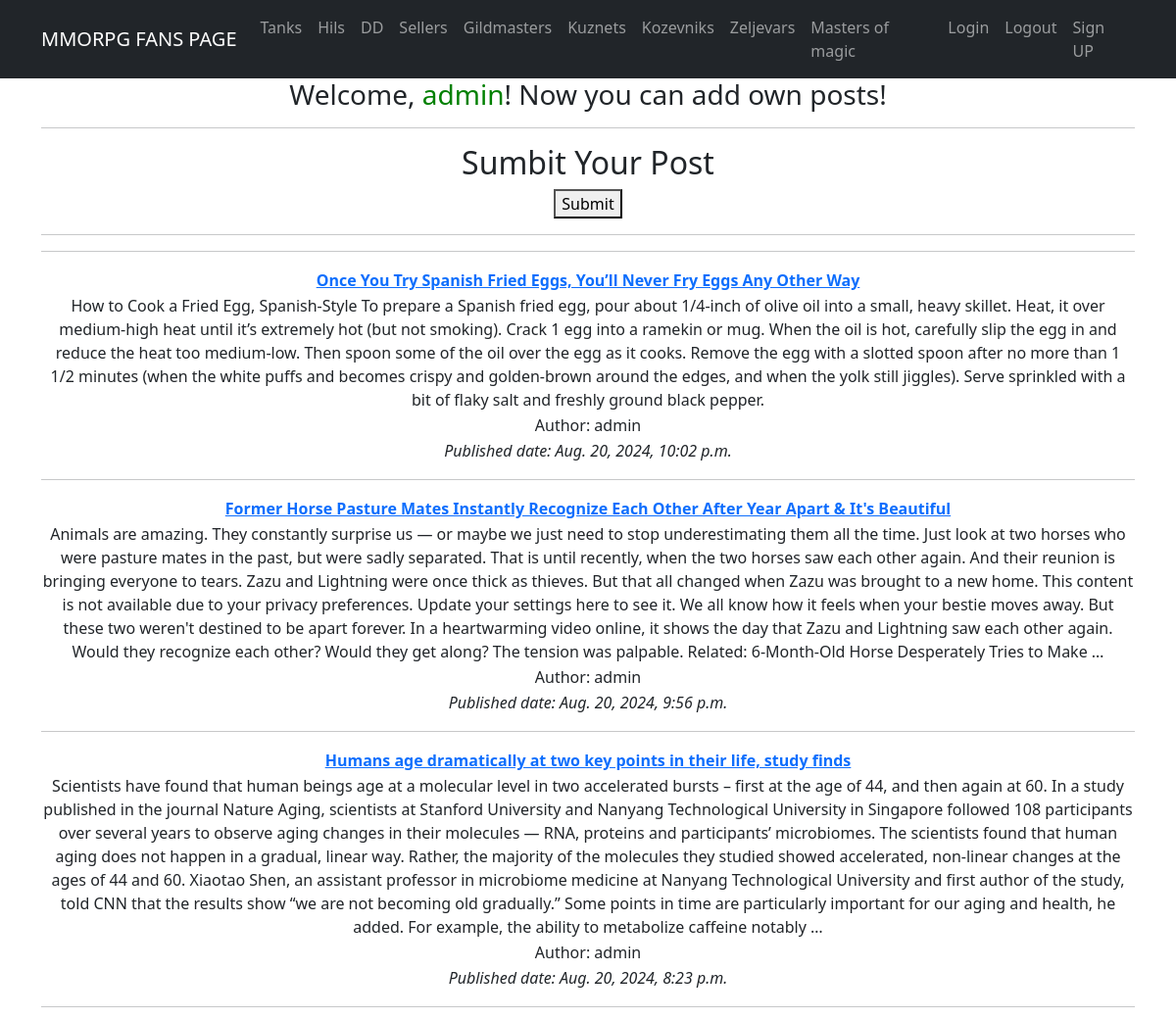
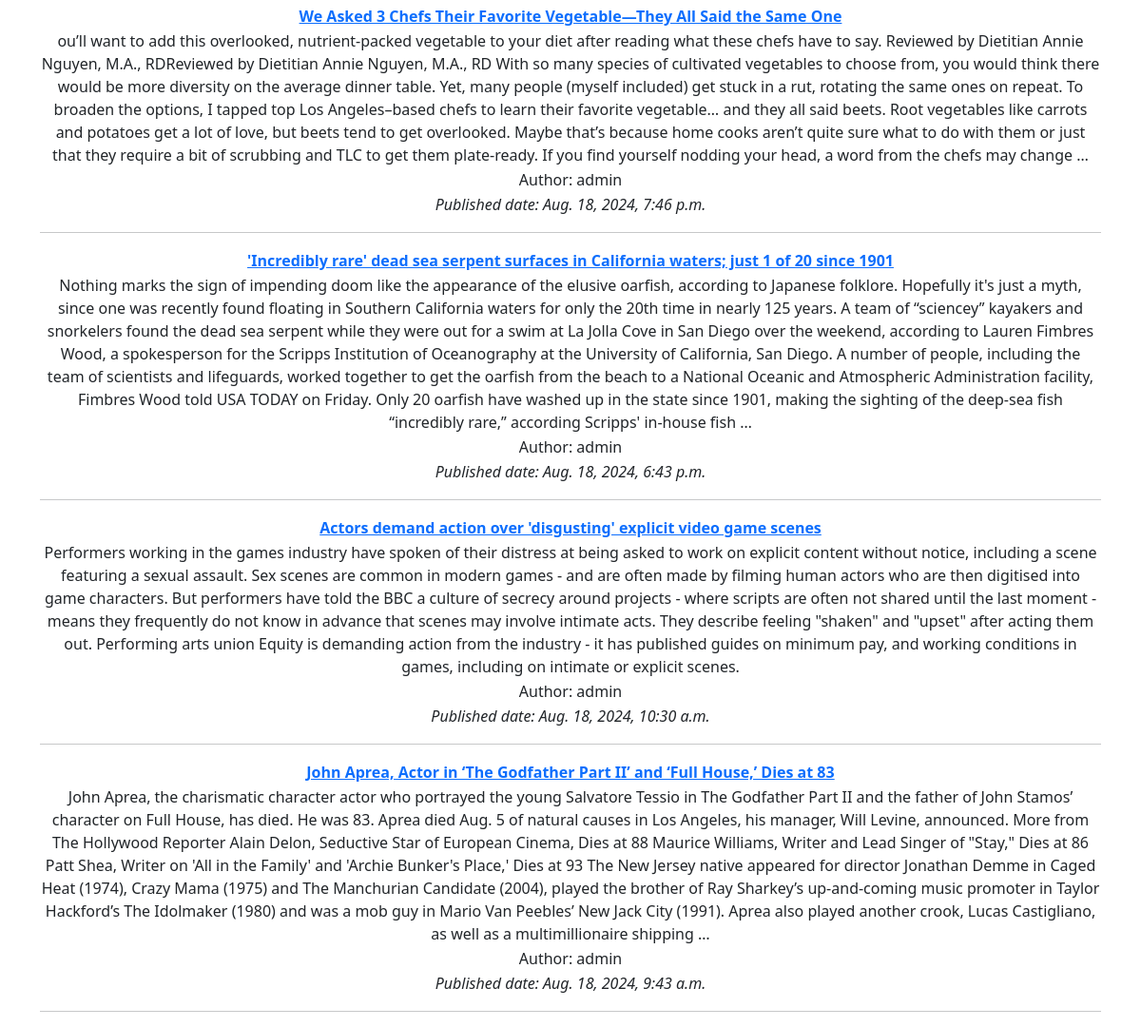
The app's page / (signed in) with its own data (2 pictures, top to bottom).
### app/models.py (models this page shows, shortened)
class Post(models.Model):
    name = models.CharField(max_length=150, unique=True)
    description = models.TextField()
    published_date = models.DateTimeField(default=timezone.now)
    author = models.ForeignKey(User, on_delete=models.CASCADE, related_name='posts')
    categories = models.ManyToManyField(Category, related_name='posts')

### app/views.py (the view)
# urls.py: path('', PostsList.as_view(), name='post_list'),    # post_list in this case is the name of the url pattern
class PostsList(ListView):
    model = Post
    ordering = '-published_date'
    template_name = 'post_list.html'
    context_object_name = 'posts'

### templates/post_list.html (shortened to what this page needs)
{% extends 'flatpages/default.html' %}
{% block content %}
<h2>Sumbit Your Post</h2>
<a href="{% url 'post_create' %}"><button type="button">Submit</button>
</a>
<hr>
{% for post in posts %}
<table>
    <tr>
        <td><strong><a href="{% url 'post_detail' post.id %}">{{ post.name }}</a></strong></td>
    </tr>
    <tr>
        <td>{{ post.description | truncatewords:150 }}</td>
    </tr>
    <tr>
        <td>Author: {{ post.author }}</td>
    </tr>
    <tr>
        <td><i>Published date: {{ post.published_date }}</i></td>
    </tr>
    <hr>
</table>
{% endfor %}
<hr>
{% endblock content %}

### templates/flatpages/default.html (shortened to what this page needs)
<!DOCTYPE html>
<html lang="en">
    <head>
        {% load static %}
        <link href="{% static 'css/styles.css' %}" rel="stylesheet" />
    </head>
    <body>
        <nav class="navbar navbar-expand-lg navbar-dark bg-dark static-top">
            <div class="container">
                <a class="navbar-brand" href="{% url 'post_list' %}">MMORPG FANS PAGE</a>
                <div class="collapse navbar-collapse" id="navbarResponsive">
                    <ul class="navbar-nav ml-auto">
                        <li class="nav-item"><a class="nav-link" href="{% url 'posts_by_category' category_name='Tanks' %}">Tanks</a></li>
                        <li class="nav-item"><a class="nav-link" href="{% url 'posts_by_category' category_name='Hils' %}">Hils</a></li>
                        <li class="nav-item"><a class="nav-link" href="{% url 'posts_by_category' category_name='DD' %}">DD</a></li>
                        <li class="nav-item"><a class="nav-link" href="{% url 'posts_by_category' category_name='Sellers' %}"#>Sellers</a></li>
                        <li class="nav-item"><a class="nav-link" href="{% url 'posts_by_category' category_name='Gildmasters' %}">Gildmasters</a></li>
                        <li class="nav-item"><a class="nav-link" href="{% url 'posts_by_category' category_name='Kuznets' %}">Kuznets</a></li>
                        <li class="nav-item"><a class="nav-link" href="{% url 'posts_by_category' category_name='Kozevniks' %}">Kozevniks</a></li>
                        <li class="nav-item"><a class="nav-link" href="{% url 'posts_by_category' category_name='Zeljevars' %}">Zeljevars</a></li>
                        <li class="nav-item"><a class="nav-link" href="{% url 'posts_by_category' category_name='Masters of magic' %}">Masters of magic</a></li>
                        <li class="nav-item"><a class="nav-link" href="{% url 'account_login' %}">Login</a></li>
                        <li class="nav-item"><a class="nav-link" href="{% url 'account_logout' %}">Logout</a></li>
                        <li class="nav-item"><a class="nav-link" href="{% url 'account_signup' %}">Sign UP</a></li>
                    </ul>
                </div>
            </div>
        </nav>
        <div class="container">
            <div class="row">
                <div class="col-lg-12 text-center">
                    <h3>Welcome, {% if user.is_authenticated %}<span style="color: green;">{{ user.username }}</span>! Now you can add own posts!
                        {% else %}
                            <span style="color: red;">Guest!</span><a class="nav-link" href="{% url 'account_login' %}">Login</a> or <a class="nav-link" href="{% url 'account_signup' %}">Sign UP</a> to edit news!
                        {% endif %}
                    </h3>
                    <hr>
                   {% block content %}{% endblock content %}
                </div>
            </div>
        </div>
    </body>
</html>

### records on screen
Post: name "Once You Try Spanish Fried Eggs, You’ll Never Fry Eggs Any Other Way", description "How to Cook a Fried Egg, Spanish-Style To prepare a Spanish fried egg, pour about 1/4-inch of olive oil into a small, heavy skillet. Heat, it over medium-high heat until it’s extremely hot (but not smoking). Crack 1 egg into a ramekin or mug. When the oil is hot, carefully slip the egg in and reduce the heat too medium-low. Then spoon some of the oil over the egg as it cooks. Remove the egg with a slotted spoon after no more than 1 1/2 minutes (when the white puffs and becomes crispy and golden-brown around the edges, and when the yolk still jiggles). Serve sprinkled with a bit of flaky salt and freshly ground black pepper.", author "admin", published_date "Aug. 20, 2024, 10:02 p.m."
Post: name "Former Horse Pasture Mates Instantly Recognize Each Other After Year Apart & It's Beautiful", description "Animals are amazing. They constantly surprise us — or maybe we just need to stop underestimating them all the time. Just look at two horses who were pasture mates in the past, but were sadly separated. That is until recently, when the two horses saw each other again. And their reunion is bringing everyone to tears. Zazu and Lightning were once thick as thieves. But that all changed when Zazu was brought to a new home. This content is not available due to your privacy preferences. Update your settings here to see it. We all know how it feels when your bestie moves away. But these two weren't destined to be apart forever. In a heartwarming video online, it shows the day that Zazu and…", author "admin", published_date "Aug. 20, 2024, 9:56 p.m."
Post: name "Humans age dramatically at two key points in their life, study finds", description "Scientists have found that human beings age at a molecular level in two accelerated bursts – first at the age of 44, and then again at 60. In a study published in the journal Nature Aging, scientists at Stanford University and Nanyang Technological University in Singapore followed 108 participants over several years to observe aging changes in their molecules — RNA, proteins and participants’ microbiomes. The scientists found that human aging does not happen in a gradual, linear way. Rather, the majority of the molecules they studied showed accelerated, non-linear changes at the ages of 44 and 60. Xiaotao Shen, an assistant professor in microbiome medicine at Nanyang Technological…", author "admin", published_date "Aug. 20, 2024, 8:23 p.m."
Post: name "We Asked 3 Chefs Their Favorite Vegetable—They All Said the Same One", description "ou’ll want to add this overlooked, nutrient-packed vegetable to your diet after reading what these chefs have to say. Reviewed by Dietitian Annie Nguyen, M.A., RDReviewed by Dietitian Annie Nguyen, M.A., RD With so many species of cultivated vegetables to choose from, you would think there would be more diversity on the average dinner table. Yet, many people (myself included) get stuck in a rut, rotating the same ones on repeat. To broaden the options, I tapped top Los Angeles–based chefs to learn their favorite vegetable… and they all said beets. Root vegetables like carrots and potatoes get a lot of love, but beets tend to get overlooked. Maybe that’s because home cooks aren’t quite sure…", author "admin", published_date "Aug. 18, 2024, 7:46 p.m."
Post: name "'Incredibly rare' dead sea serpent surfaces in California waters; just 1 of 20 since 1901", description "Nothing marks the sign of impending doom like the appearance of the elusive oarfish, according to Japanese folklore. Hopefully it's just a myth, since one was recently found floating in Southern California waters for only the 20th time in nearly 125 years. A team of “sciencey” kayakers and snorkelers found the dead sea serpent while they were out for a swim at La Jolla Cove in San Diego over the weekend, according to Lauren Fimbres Wood, a spokesperson for the Scripps Institution of Oceanography at the University of California, San Diego. A number of people, including the team of scientists and lifeguards, worked together to get the oarfish from the beach to a National Oceanic and…", author "admin", published_date "Aug. 18, 2024, 6:43 p.m."
Post: name "Actors demand action over 'disgusting' explicit video game scenes", description "Performers working in the games industry have spoken of their distress at being asked to work on explicit content without notice, including a scene featuring a sexual assault. Sex scenes are common in modern games - and are often made by filming human actors who are then digitised into game characters. But performers have told the BBC a culture of secrecy around projects - where scripts are often not shared until the last moment - means they frequently do not know in advance that scenes may involve intimate acts. They describe feeling \"shaken\" and \"upset\" after acting them out. Performing arts union Equity is demanding action from the industry - it has published guides on minimum pay, and…", author "admin", published_date "Aug. 18, 2024, 10:30 a.m."
Post: name "John Aprea, Actor in ‘The Godfather Part II’ and ‘Full House,’ Dies at 83", description "John Aprea, the charismatic character actor who portrayed the young Salvatore Tessio in The Godfather Part II and the father of John Stamos’ character on Full House, has died. He was 83. Aprea died Aug. 5 of natural causes in Los Angeles, his manager, Will Levine, announced. More from The Hollywood Reporter Alain Delon, Seductive Star of European Cinema, Dies at 88 Maurice Williams, Writer and Lead Singer of \"Stay,\" Dies at 86 Patt Shea, Writer on 'All in the Family' and 'Archie Bunker's Place,' Dies at 93 The New Jersey native appeared for director Jonathan Demme in Caged Heat (1974), Crazy Mama (1975) and The Manchurian Candidate (2004), played the brother of Ray Sharkey’s up-and-coming…", author "admin", published_date "Aug. 18, 2024, 9:43 a.m."

### other values on screen
{{ user.username }} "admin"
